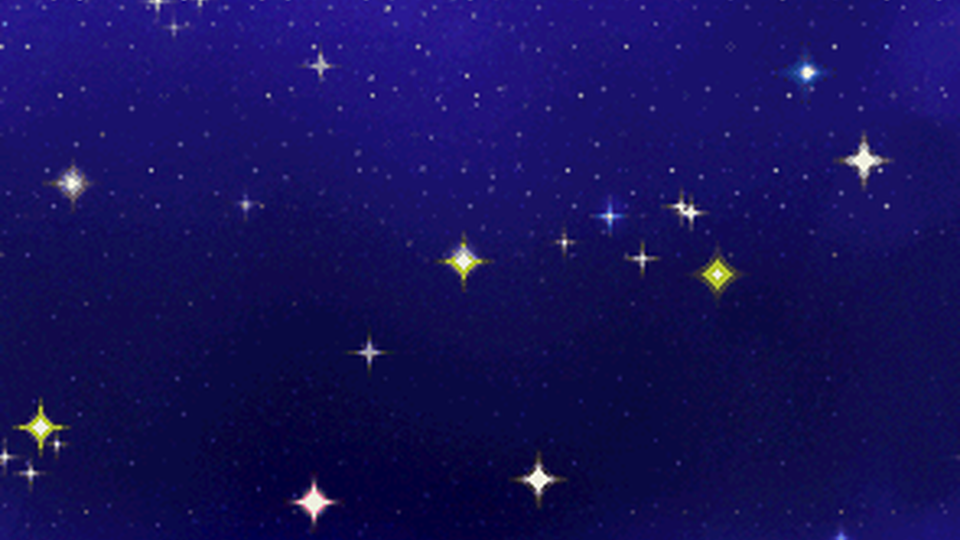
#> input picture game/assets/stages/stars/sky.png, 1920 x 1080 px (shown at 1/2 size)
$ python build_icon.py
#> lines starting #> are read from the running program, lines starting #| are printed output that depends on the picture
"""Game / app icon: a big pixel Shy Guy, cut out like a Paper Mario sticker,
in front of a little Tetris stack under the starry Paper Mario sky of
Shooting Star Summit.

The Shy Guy is the 14 x 14 portrait in tools/shyguy_icon.png (its green and
blue background pixels are dropped). Writes game/icon.png (project, window
and web icon), game/icon.ico (Windows), the Android adaptive layers
(game/assets/icon/android_*.png), the Linux desktop icons
(tools/linux/icons/paper-tetris_<n>.png) and store-size previews into
dist/icon/.

    python build_icon.py
"""
from pathlib import Path

import numpy as np
from PIL import Image, ImageDraw, ImageFilter

ROOT = Path(__file__).resolve().parent.parent
GAME = ROOT / "game"
TOOLS = ROOT / "tools"
PORTRAIT = TOOLS / "shyguy_icon.png"
BACKDROP = [(0x94, 0xc5, 0x00), (0x00, 0x63, 0xa3)]   # green and blue around him
S = 1024
LINUX_SIZES = [16, 24, 32, 48, 64, 128, 256, 512]


def sky(size: int) -> Image.Image:
    # the starry Paper Mario battle sky of the Shooting Star Summit stage
#> called with size = 1024
    im = Image.open(GAME / "assets" / "stages" / "stars" / "sky.png").convert("RGB")
#> im is the input picture: PIL image 1920x1080 RGB; mean R, G, B 21.9, 16, 90.4
    w, h = im.size
#> w = 1920; h = 1080
    im = im.crop((w // 2 - h // 2, 0, w // 2 + h // 2, h))
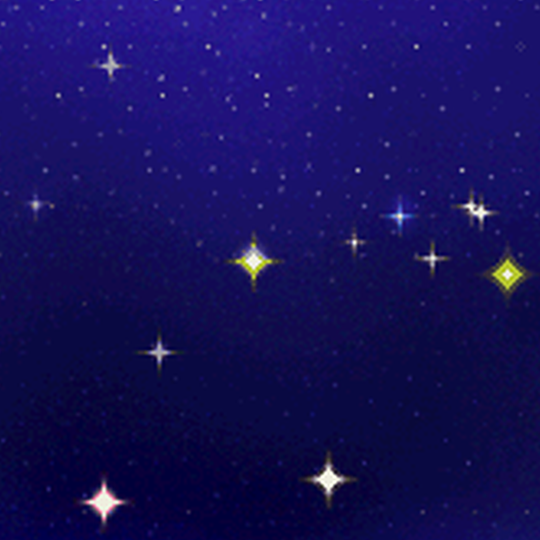
#> im: PIL image 1080x1080 RGB (shown at 1/2 size); mean R, G, B 21.2, 15.2, 89.2
    return im.resize((size, size), Image.LANCZOS).filter(ImageFilter.UnsharpMask(2, 50, 2)).convert("RGBA")


# [30 lines left out: functions shyguy, sticker, not called in this run]


def _odd(v: float) -> int:
    v = int(round(v))
    return v + 1 if v % 2 == 0 else v


def block(kind: str, px: int) -> Image.Image:
#> (the run stopped early here; a loop or call above may not have finished)
